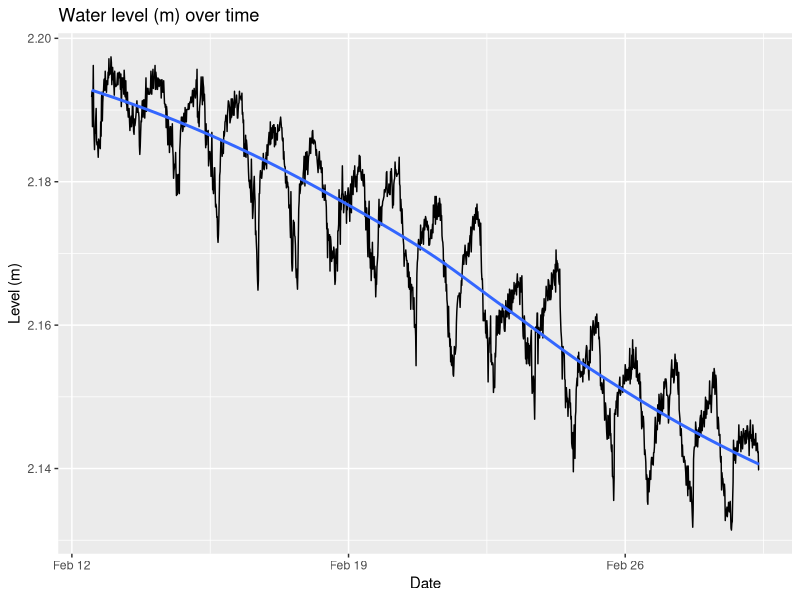
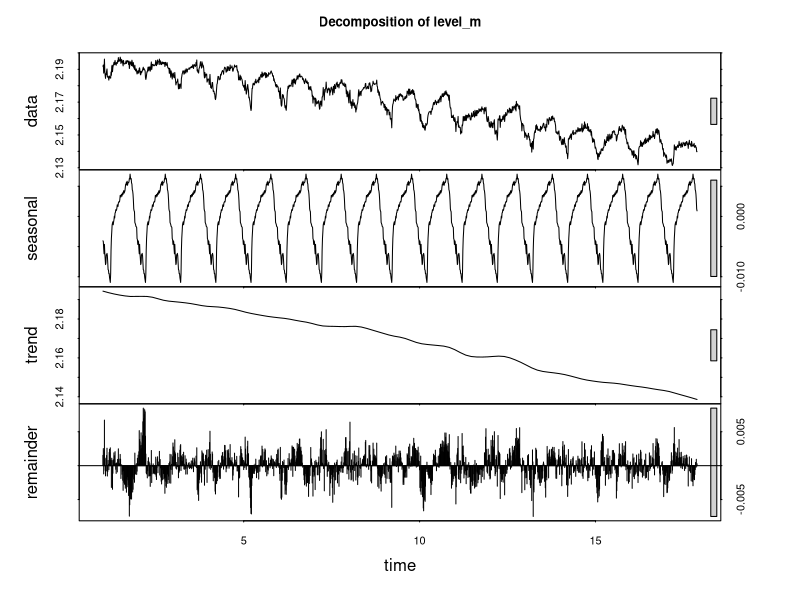
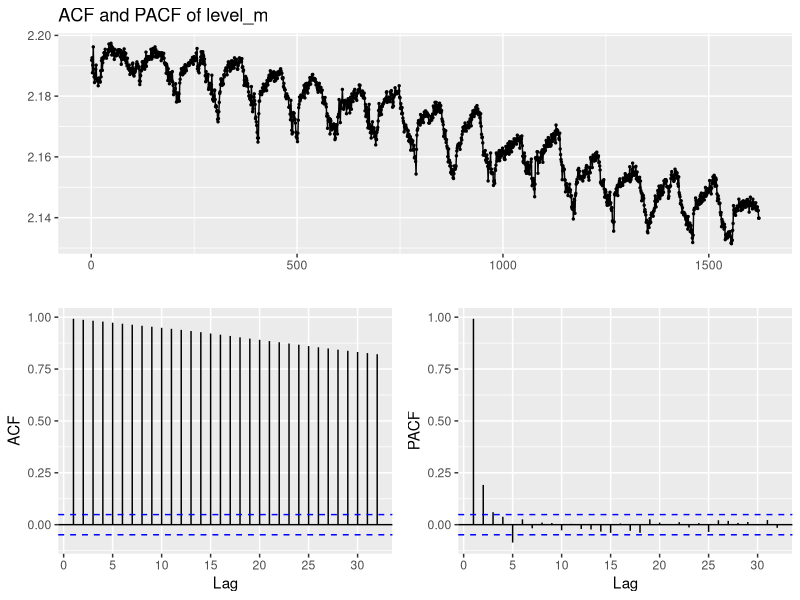
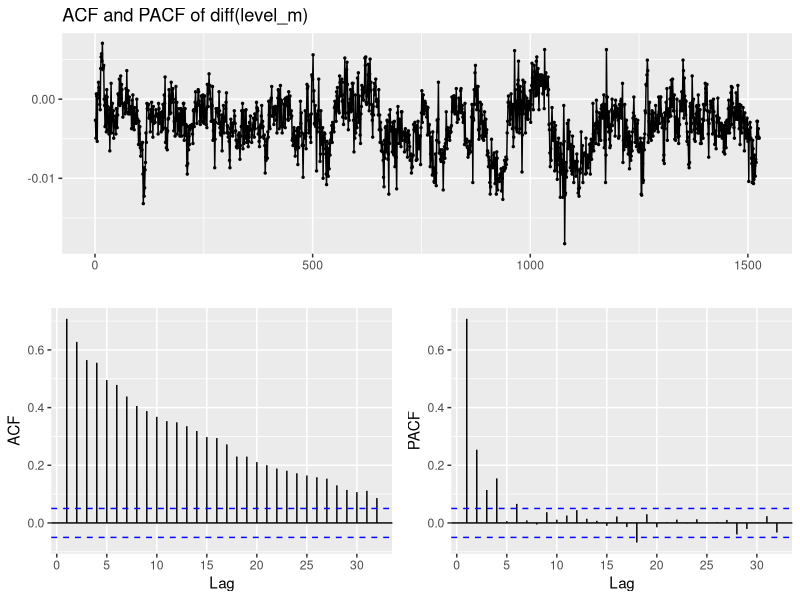
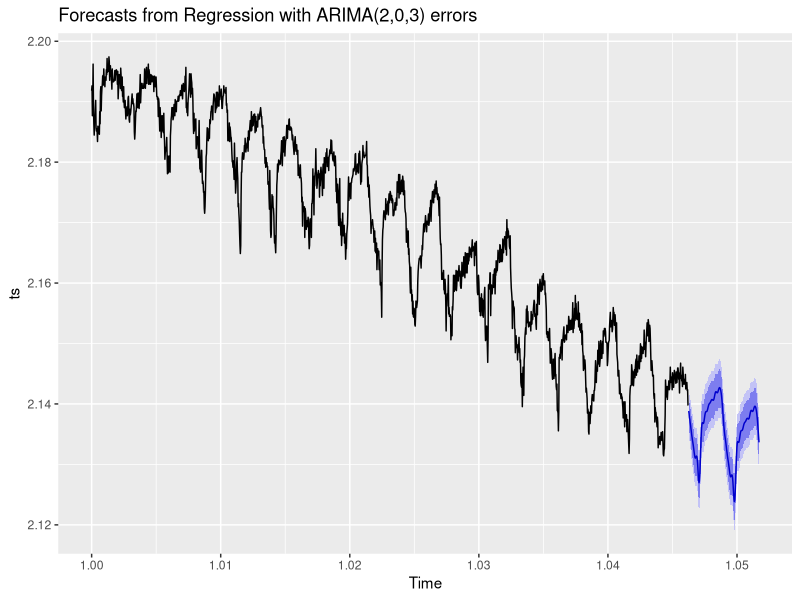
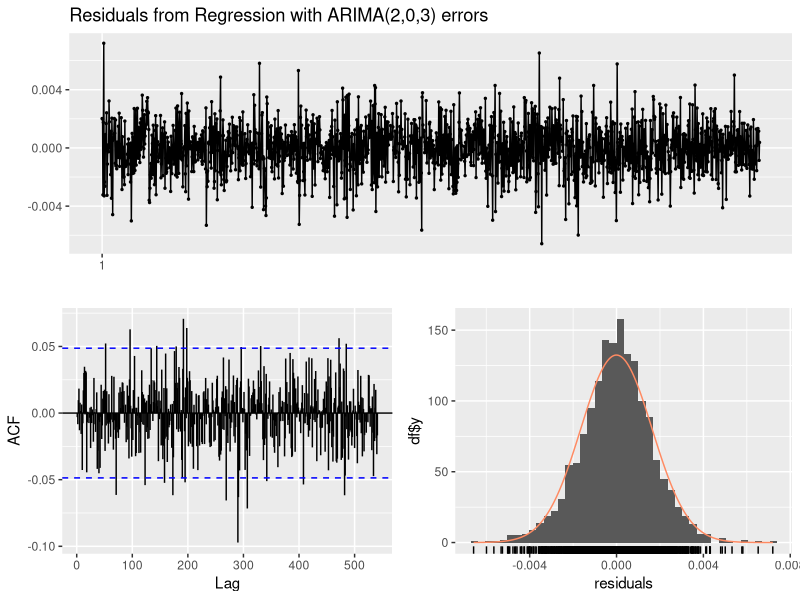
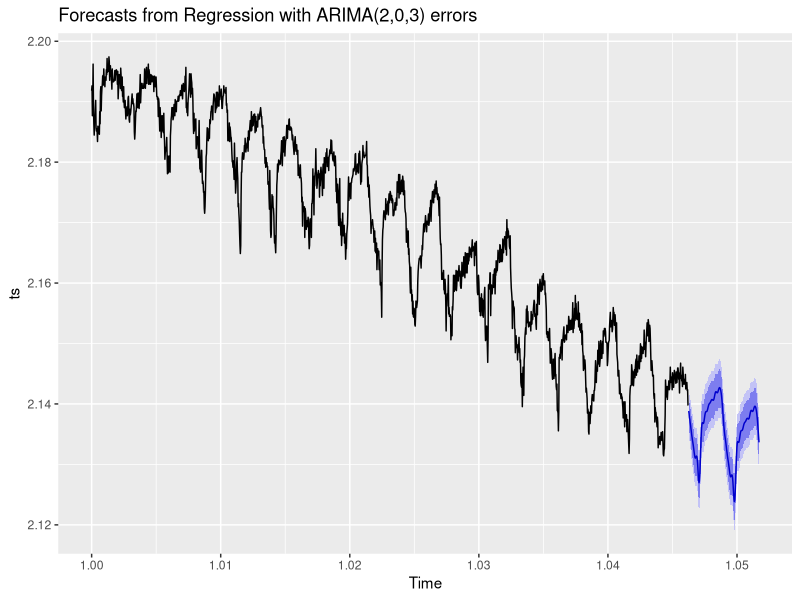

Source code (R) for these figures, in order:
## ---- chunk 1
knitr::opts_chunk$set(echo = TRUE)
## ---- chunk 2
library(tidyverse)
library(here)
library(forecast)
library(tseries)
## ---- chunk 3
here()

lv <- read_csv('data/180301 Level Data.csv')
head(lv, n=5)
## ---- chunk 4
lv$date_time <- as.POSIXct(lv$date_time, format = '%m/%d/%y %H:%M')
lv_df <- lv[c(2,5)]

cat('Absolute difference in water level over the period of', as.character(min(lv_df$date_time)), 'and', as.character(min(lv_df$date_time)), 'in meters:', max(lv_df$level_m) - min(lv_df$level_m))
## ---- chunk 5
ggplot(lv_df, aes(date_time, level_m)) +
    geom_line() +
    geom_smooth(method = 'loess', se = FALSE) +
    xlab('Date') +
    ylab('Level (m)') + 
    ggtitle('Water level (m) over time')
## ---- chunk 6
decomp_ts <- ts(lv_df$level_m, frequency = 96) %>%
    stl(s.window='periodic') %>%
    plot(main='Decomposition of level_m')
## ---- chunk 7
ggtsdisplay(lv_df$level_m, main='ACF and PACF of level_m')

ggtsdisplay(diff(lv_df$level_m, lag=96), main='ACF and PACF of diff(level_m)')
## ---- chunk 8
lv_adf <- adf.test(lv_df$level_m, k=96)
lv_diff_adf <- adf.test(diff(lv_df$level_m, lag=96), k=96)

cat('p-value from adf.test() of lv_df:', lv_adf$p.value,
    '\np-value from adf.test() of seasonally differenced lv_df:', lv_diff_adf$p.value)
## ---- chunk 9
lv_ts <- msts(lv$level_m, seasonal.periods=c(96,35064))
## ---- chunk 10
arima_param <- function(ts){
    # Performs a grid search for optimal ARIMA parameters by comparing aicc of each model
    #
    # Args:
    #   ts: A time series object
    # 
    # Return: 
    #    The model and fourier transform with the lowest aicc
    #
    best_fit <- list(model=Inf, aic=Inf, i=Inf, j=Inf)
    
    for (i in 1:10){
        for (j in 1:5){
            fit <- auto.arima(ts, seasonal=FALSE, xreg=fourier(ts, K=c(i,j)))
            if (fit$aic < best_fit$aic)
                best_fit <- list(model=fit, aicc=fit$aic, i=i, j=j)
            else break;
        }
    
    }
    return(best_fit)
}
## ---- chunk 11
arima_model <- arima_param(lv_ts)

plotter <- forecast(arima_model$model, xreg=fourier(lv_ts, K=c(arima_model$i, arima_model$j), h=192))
autoplot(plotter)
## ---- chunk 12
checkresiduals(arima_model$model, lag=96)
## ---- chunk 13
autoplot(plotter)
